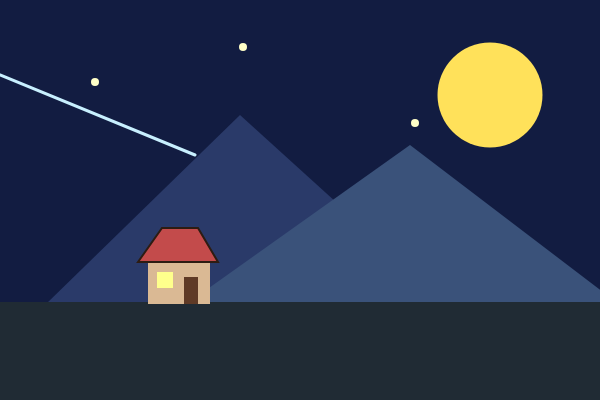
Frame 1 (no input)
Frame 60 (no input): identical to frame 1, image omitted
Frame 120 (the mouse pressed at the canvas centre since frame 60): identical to frame 1, image omitted

The p5.js sketch that drew this single still picture (run headless with seeded random() and noise() and a simulated clock; from frame 60 on, the mouse is pressed at the canvas centre):

// p5.js sketch
// ── sketch.js
function setup() {
  createCanvas(600, 400);
}

function draw() {
  background(18, 28, 65);
  //별
  stroke(255, 255, 200);
  strokeWeight(8);
  point(95, 82);
  point(243, 47);
  point(415, 123);
  //별똥별
  stroke(200, 240, 255);
  strokeWeight(3);
  line(0, 75, 195, 155);
  //달
  fill(255, 225, 90);
  noStroke();
  circle(490, 95, 105);
  //뒷산
  fill(42, 58, 105);
  noStroke();
  triangle(45, 305, 240, 115, 455, 310);
  //앞산
  fill(58, 82, 122);
  triangle(185, 305, 410, 145, 620, 305);
  //땅
  fill(32, 43, 52);
  rect(0, 302, 620, 110);
  //집
  fill(218, 185, 148);
  noStroke();
  rect(148, 262, 62, 42);
  //지붕
  fill(195, 75, 75);
  stroke(45, 28, 18);
  strokeWeight(2);
  quad(138, 262, 162, 228, 198, 228, 218, 262);
  //창문
  fill(255, 255, 140);
  noStroke();
  rect(157, 272, 16, 16); 
  //문
  fill(95, 58, 38);
  rect(184, 277, 14, 27);
}
